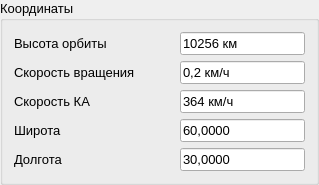
              <widget class="QGroupBox" name="groupBox_4">
               <property name="font">
                <font>
                 <pointsize>10</pointsize>
                </font>
               </property>
               <property name="title">
                <string>Координаты</string>
               </property>
               <layout class="QVBoxLayout" name="verticalLayout_6">
                <item>
                 <layout class="QHBoxLayout" name="horizontalLayout_10">
                  <item>
                   <widget class="QLabel" name="label_5">
                    <property name="minimumSize">
                     <size>
                      <width>160</width>
                      <height>0</height>
                     </size>
                    </property>
                    <property name="text">
                     <string>Высота орбиты</string>
                    </property>
                   </widget>
                  </item>
                  <item>
                   <widget class="QLineEdit" name="lineEdit_5">
                    <property name="minimumSize">
                     <size>
                      <width>0</width>
                      <height>0</height>
                     </size>
                    </property>
                    <property name="sizeIncrement">
                     <size>
                      <width>0</width>
                      <height>0</height>
                     </size>
                    </property>
                    <property name="text">
                     <string>10256 км</string>
                    </property>
                   </widget>
                  </item>
                 </layout>
                </item>
                <item>
                 <layout class="QHBoxLayout" name="horizontalLayout_11">
                  <item>
                   <widget class="QLabel" name="label_6">
                    <property name="minimumSize">
                     <size>
                      <width>160</width>
                      <height>0</height>
                     </size>
                    </property>
                    <property name="text">
                     <string>Скорость вращения</string>
                    </property>
                   </widget>
                  </item>
                  <item>
                   <widget class="QLineEdit" name="lineEdit_6">
                    <property name="text">
                     <string>0,2 км/ч</string>
                    </property>
                   </widget>
                  </item>
                 </layout>
                </item>
                <item>
                 <layout class="QHBoxLayout" name="horizontalLayout_12">
                  <item>
                   <widget class="QLabel" name="label_7">
                    <property name="minimumSize">
                     <size>
                      <width>160</width>
                      <height>0</height>
                     </size>
                    </property>
                    <property name="text">
                     <string>Скорость КА</string>
                    </property>
                   </widget>
                  </item>
                  <item>
                   <widget class="QLineEdit" name="lineEdit_7">
                    <property name="text">
                     <string>364 км/ч</string>
                    </property>
                   </widget>
                  </item>
                 </layout>
                </item>
                <item>
                 <layout class="QHBoxLayout" name="horizontalLayout_13">
                  <item>
                   <widget class="QLabel" name="label_8">
                    <property name="minimumSize">
                     <size>
                      <width>160</width>
                      <height>0</height>
                     </size>
                    </property>
                    <property name="text">
                     <string>Широта</string>
                    </property>
                   </widget>
                  </item>
                  <item>
                   <widget class="QLineEdit" name="lineEdit_8">
                    <property name="text">
                     <string>60,0000</string>
                    </property>
                   </widget>
                  </item>
                 </layout>
                </item>
                <item>
                 <layout class="QHBoxLayout" name="horizontalLayout_14">
                  <item>
                   <widget class="QLabel" name="label_9">
                    <property name="minimumSize">
                     <size>
                      <width>160</width>
                      <height>0</height>
                     </size>
                    </property>
                    <property name="text">
                     <string>Долгота</string>
                    </property>
                   </widget>
                  </item>
                  <item>
                   <widget class="QLineEdit" name="lineEdit_9">
                    <property name="text">
                     <string>30,0000</string>
                    </property>
                   </widget>
                  </item>
                 </layout>
                </item>
               </layout>
              </widget>
